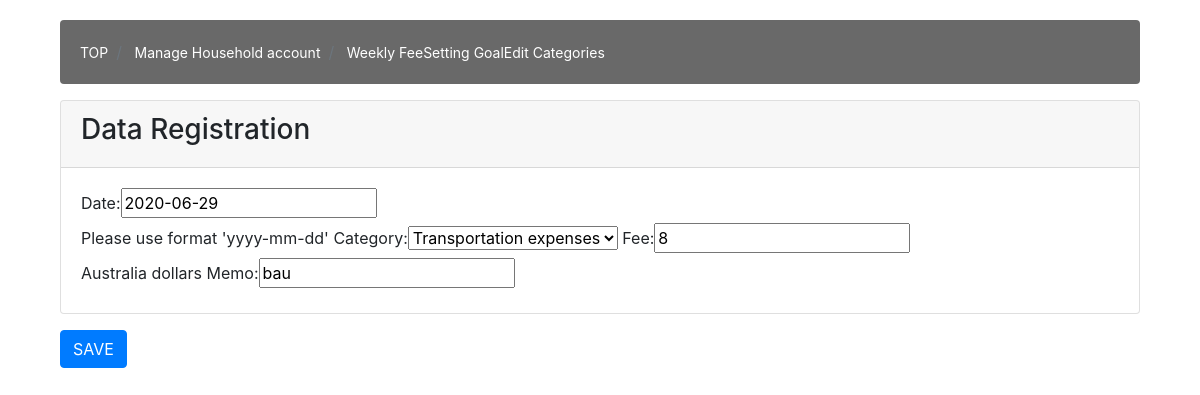
/kakeibo/update/15/, run on the app's committed database.
### kakeibo/models.py (models this page shows, shortened)
class Kakeibo(models.Model):
    class Meta:
        db_table = "kakeibo"
        verbose_name = "Kakeibo"
        verbose_name_plural = "Kakeibo"
    date = models.DateField(
        verbose_name="Date", default=datetime.now, help_text="Please use format 'yyyy-mm-dd' ")
    category = models.ForeignKey(
        Category, on_delete=models.CASCADE, verbose_name="Category")
    money = models.IntegerField(
        verbose_name="Fee", help_text="Australia dollars", validators=[check_length])
    memo = models.CharField(verbose_name="Memo", max_length=500)

### kakeibo/views.py (the view)
# urls.py: path('update/<int:pk>/', views.KakeiboUpdateView.as_view(),
class KakeiboUpdateView(UpdateView):
    model = Kakeibo
    form_class = KakeiboForm
    success_url = reverse_lazy('kakeibo:update_done')

### kakeibo/forms.py
class KakeiboForm(forms.ModelForm):
    class Meta:
        model = Kakeibo
        fields = ['date', 'category', 'money', 'memo']

### kakeibo/models.py (called while the page is built)
    def __str__(self):
        return self.category_name

### kakeibo/templates/kakeibo/kakeibo_form.html (shortened to what this page needs)
{% extends 'kakeibo/base.htm' %}
{% load bootstrap %}
{% block content %}
<form method="post">
  <div class="container">
    <div class="row">
      <div class="col-12">
        <div class="content-wrapper">
          <div class="container-fluid">
          <ol class="breadcrumb" style="background-color: #696969; margin-top: 20px;  padding: 20px;">
            <li class="breadcrumb-item">
                <a href="{% url 'kakeibo:kakeibo_monster' %}" style="color: white; font-size: 14px;">TOP</a>
            </li>
            <li class="breadcrumb-item">
                <a href="{% url 'kakeibo:kakeibo_list' %}"  style="color: white; font-size: 14px;">Manage Household account</a>
            </li>
            <li class="breadcrumb-item">
                <a href="{% url 'kakeibo:kakeibo_circle' %}"  style="color: white; font-size: 14px;">Weekly Fee</a>
            </li>
            <li>
                <a href="{% url 'kakeibo:setgoal' %}"  style="color: white; font-size: 14px;">Setting Goal</a>
            </li>
            <li>
                <a href="{% url 'kakeibo:category_list' %}"  style="color: white; font-size: 14px;">Edit Categories</a>
            </li>
        </ol>
            <div class="card mb-3">
              <div class="card-header">
                <h3>Data Registration</h3>
              </div>
              <div class="card-body"> {{ form|bootstrap }}
              </div>
            </div>
            <div class="row">
              <div class="col-12">
                <button class="btn btn-primary">SAVE</button>
              </div>
            </div>
          </div>
</form>
{% endblock %}

### data on the page
Kakeibo: date "2020-06-29", category "Transportation expenses", money "8", memo "bau"
